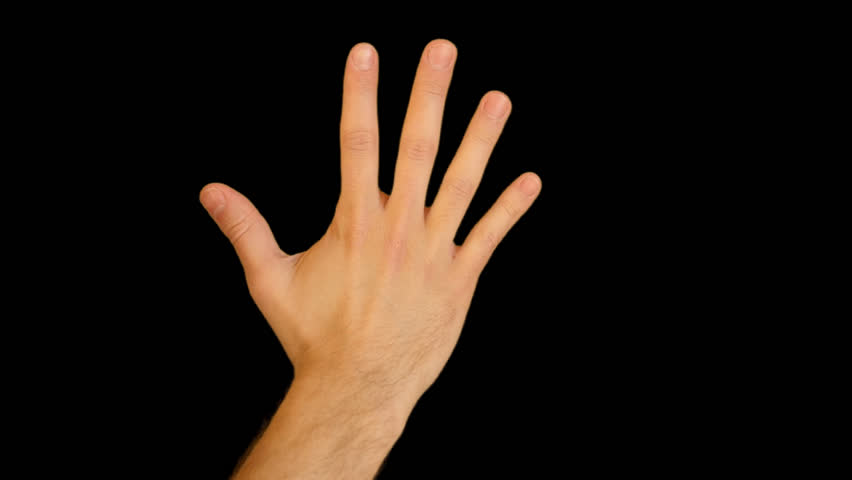
#> input picture HandGesture/hand.jpg, 852 x 480 px, given in place of the camera
$ python gesture.py
#> lines starting #> are read from the running program, lines starting #| are printed output that depends on the picture; after the words box and inside, x2 and y2 are one past the last pixel; in counts of white or black regions, pixels touching at a corner belong together
import numpy as np
import cv2
import math

cap = cv2.VideoCapture(0)

def nothing(x):
	pass

cv2.namedWindow("Tracking")

cv2.createTrackbar("LH","Tracking",0,255,nothing)
cv2.createTrackbar("LS","Tracking",27,255,nothing)
cv2.createTrackbar("LV","Tracking",69,255,nothing)

cv2.createTrackbar("UH","Tracking",38,255,nothing)
cv2.createTrackbar("US","Tracking",105,255,nothing)
cv2.createTrackbar("UV","Tracking",130,255,nothing)

cv2.createTrackbar("Thresh","Tracking",127,255,nothing)

while(cap.isOpened()):

    #Capture frame
    ret, frame = cap.read()
#> frame is the input picture: shape (480, 852, 3); mean B, G, R 18.3, 26.1, 36.3
    frame = cv2.flip(frame,1)
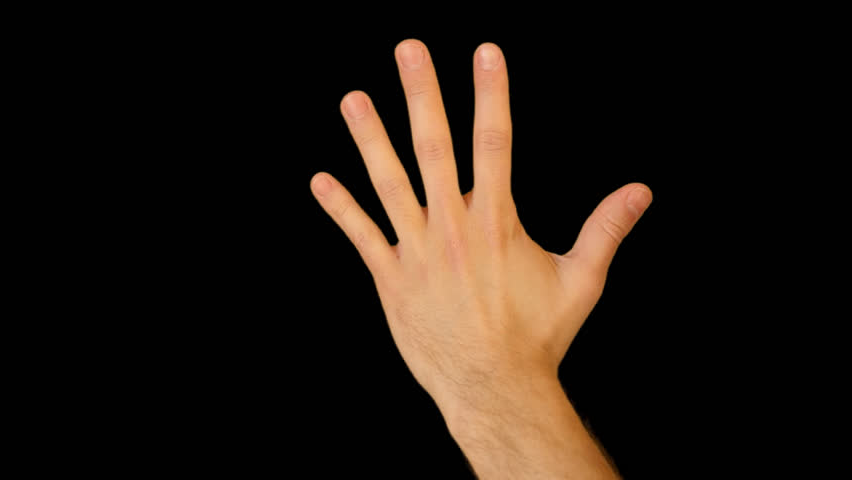
#> frame: shape (480, 852, 3); mean B, G, R 18.3, 26.1, 36.3

    cv2.rectangle(frame, (100,100), (300,300),
                    color = (255,0,0),
                    thickness=2)
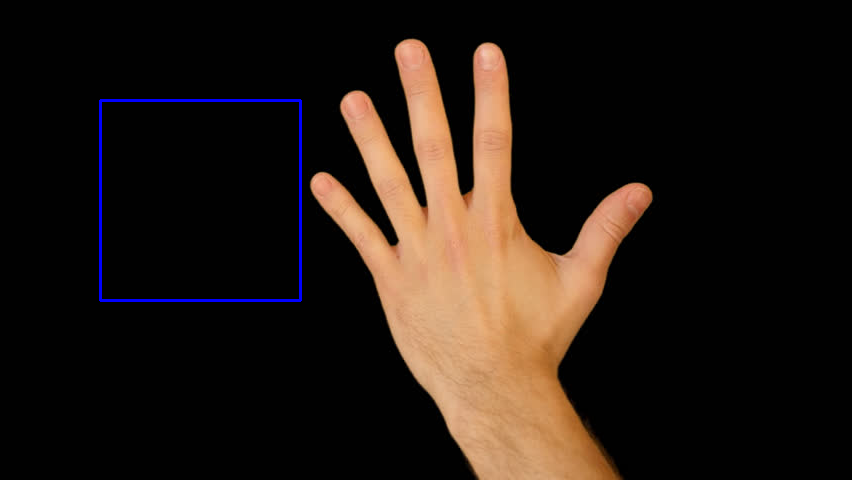
#> frame: shape (480, 852, 3); 0.59% of pixels changed, all inside (x1, y1, x2, y2) = (99, 99, 302, 302)

    cropped_img = frame[100:300, 100:300]
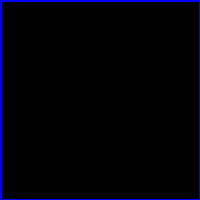
#> cropped_img: shape (200, 200, 3); mean B, G, R 8.6, 1, 1

    #FILTERS
    blur = cv2.GaussianBlur(cropped_img,(3,3),0)
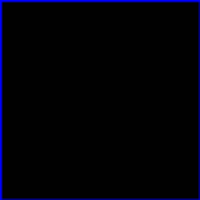
#> blur: shape (200, 200, 3); mean B, G, R 8, 1, 1
    hsv = cv2.cvtColor(blur, cv2.COLOR_BGR2HSV)
#> hsv: shape (200, 200, 3); mean H, S, V 5.9, 12.5, 8

    l_h = cv2.getTrackbarPos("LH","Tracking")
    l_s = cv2.getTrackbarPos("LS","Tracking")
    l_v = cv2.getTrackbarPos("LV","Tracking")

    u_h = cv2.getTrackbarPos("UH","Tracking")
    u_s = cv2.getTrackbarPos("US","Tracking")
    u_v = cv2.getTrackbarPos("UV","Tracking")

    thresh_low = cv2.getTrackbarPos("Thresh","Tracking")

    lower_bound = np.array([l_h,l_s,l_v])
    upper_bound = np.array([u_h,u_s,u_v])

    mask = cv2.inRange(hsv, lower_bound, upper_bound)
#> mask: shape (200, 200); every value is 0

    #MORPHOLOGICAL
    kernel = np.ones((5,5))

    dialation = cv2.dilate(mask, kernel, iterations=1)
    erosion = cv2.erode(dialation, kernel, iterations=1)

    filtered = cv2.GaussianBlur(erosion, (3,3), 0)
    ret, thresh = cv2.threshold(filtered, thresh_low,255,0)
#> ret = 127

    cv2.imshow("Threshold", thresh)

    #FINDING CONTOUR
    contours, heirarchy = cv2.findContours(thresh, cv2.RETR_TREE, cv2.CHAIN_APPROX_SIMPLE)
#> contours = []

    #To account for when there is no hand in ROI
    try:
        contour = max(contours, key = lambda x : cv2.contourArea(x))

        #Create bouding rectangle
        x,y,w,h = cv2.boundingRect(contour)
        cv2.rectangle(cropped_img, (x,y), (x+w,y+h), (0,0,255), 0)

        #Find convex hull
        hull = cv2.convexHull(contour)

        #Drawing the contours
        drawing = np.zeros(cropped_img.shape, np.uint8)
        cv2.drawContours(drawing, [contour], -1, (0,255,0), thickness=0)
        cv2.drawContours(drawing, [hull], -1, (0,255,0), thickness=0)

        #Convex Defects
        hull= cv2.convexHull(contour, returnPoints= False)
        defects = cv2.convexityDefects(contour, hull)

        defect_counts = 0

        for i in range(defects.shape[0]):
            s, e, f, d = defects[i, 0]
            start = tuple(contour[s][0])
            end = tuple(contour[e][0])
            far = tuple(contour[f][0])

            a = math.sqrt((end[0] - start[0]) ** 2 + (end[1] - start[1]) ** 2)
            b = math.sqrt((far[0] - start[0]) ** 2 + (far[1] - start[1]) ** 2)
            c = math.sqrt((end[0] - far[0]) ** 2 + (end[1] - far[1]) ** 2)
            angle = (math.acos((b ** 2 + c ** 2 - a ** 2) / (2 * b * c)) * 180) / 3.14

            #print(angle)

            if angle<=90:
                defect_counts +=1
                #print(defect_counts)
                cv2.circle(cropped_img, far, 1 , [0,255,0],-1)

            cv2.line(cropped_img, start,end, [0,255,0],2)

        #Print number using defects
        if defect_counts >= 0 and defect_counts <= 4 :
            cv2.putText(frame, str(defect_counts+1) ,(50,50), cv2.FONT_HERSHEY_SIMPLEX, 2, (0,0,255),2)
        else:
            pass
    except:
        pass

    #show req images
    cv2.imshow("Gesture", frame)
#> (the run stopped early here; a loop or call above may not have finished)
